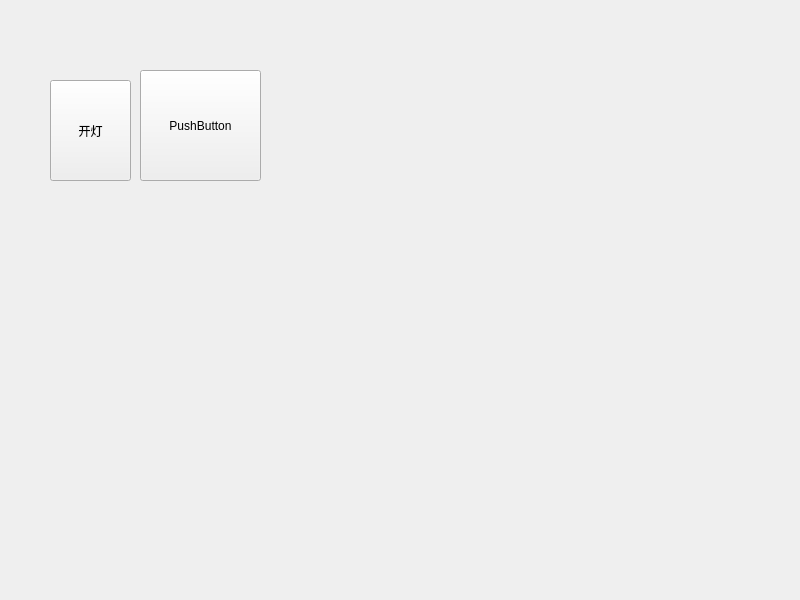
<?xml version="1.0" encoding="UTF-8"?>
<ui version="4.0">
 <class>Widget</class>
 <widget class="QWidget" name="Widget">
  <property name="geometry">
   <rect>
    <x>0</x>
    <y>0</y>
    <width>800</width>
    <height>600</height>
   </rect>
  </property>
  <property name="windowTitle">
   <string>Widget</string>
  </property>
  <widget class="QPushButton" name="pushButton">
   <property name="geometry">
    <rect>
     <x>50</x>
     <y>80</y>
     <width>81</width>
     <height>101</height>
    </rect>
   </property>
   <property name="text">
    <string>开灯</string>
   </property>
  </widget>
  <widget class="QPushButton" name="pushButton_2">
   <property name="geometry">
    <rect>
     <x>140</x>
     <y>70</y>
     <width>121</width>
     <height>111</height>
    </rect>
   </property>
   <property name="text">
    <string>PushButton</string>
   </property>
  </widget>
 </widget>
 <resources/>
 <connections/>
</ui>
